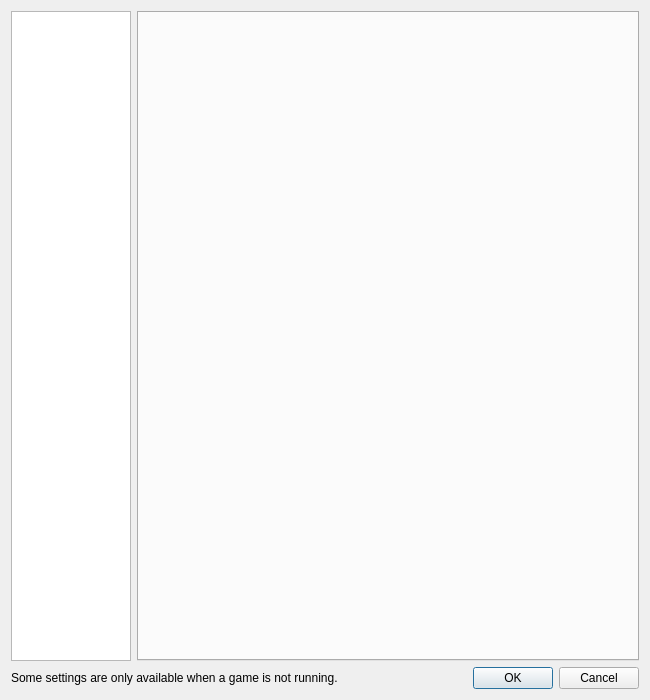
<?xml version="1.0" encoding="UTF-8"?>
<ui version="4.0">
 <class>ConfigureDialog</class>
 <widget class="QDialog" name="ConfigureDialog">
  <property name="geometry">
   <rect>
    <x>0</x>
    <y>0</y>
    <width>650</width>
    <height>700</height>
   </rect>
  </property>
  <property name="minimumSize">
   <size>
    <width>0</width>
    <height>675</height>
   </size>
  </property>
  <property name="windowTitle">
   <string>suyu Configuration</string>
  </property>
  <layout class="QVBoxLayout" name="verticalLayout">
   <item>
    <layout class="QHBoxLayout" name="horizontalLayout">
     <item>
      <widget class="QListWidget" name="selectorList">
       <property name="minimumSize">
        <size>
         <width>120</width>
         <height>0</height>
        </size>
       </property>
       <property name="maximumSize">
        <size>
         <width>120</width>
         <height>16777215</height>
        </size>
       </property>
      </widget>
     </item>
     <item>
      <widget class="QTabWidget" name="tabWidget">
       <property name="currentIndex">
        <number>-1</number>
       </property>
      </widget>
     </item>
    </layout>
   </item>
   <item>
    <layout class="QHBoxLayout" name="horizontalLayout_2">
     <property name="leftMargin">
      <number>0</number>
     </property>
     <property name="topMargin">
      <number>0</number>
     </property>
     <property name="rightMargin">
      <number>0</number>
     </property>
     <property name="bottomMargin">
      <number>0</number>
     </property>
     <item>
      <widget class="QLabel" name="label">
       <property name="text">
        <string>Some settings are only available when a game is not running.</string>
       </property>
      </widget>
     </item>
     <item>
      <widget class="QDialogButtonBox" name="buttonBox">
       <property name="standardButtons">
        <set>QDialogButtonBox::StandardButton::Cancel|QDialogButtonBox::StandardButton::Ok</set>
       </property>
      </widget>
     </item>
    </layout>
   </item>
  </layout>
 </widget>
 <resources/>
 <connections>
  <connection>
   <sender>buttonBox</sender>
   <signal>accepted()</signal>
   <receiver>ConfigureDialog</receiver>
   <slot>accept()</slot>
   <hints>
    <hint type="sourcelabel">
     <x>20</x>
     <y>20</y>
    </hint>
    <hint type="destinationlabel">
     <x>20</x>
     <y>20</y>
    </hint>
   </hints>
  </connection>
  <connection>
   <sender>buttonBox</sender>
   <signal>rejected()</signal>
   <receiver>ConfigureDialog</receiver>
   <slot>reject()</slot>
   <hints>
    <hint type="sourcelabel">
     <x>20</x>
     <y>20</y>
    </hint>
    <hint type="destinationlabel">
     <x>20</x>
     <y>20</y>
    </hint>
   </hints>
  </connection>
 </connections>
</ui>
